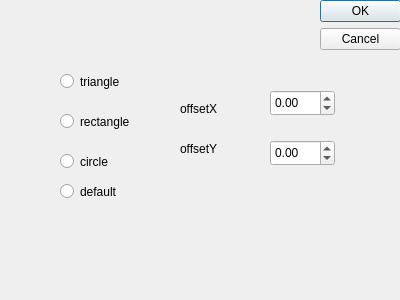
<?xml version="1.0" encoding="UTF-8"?>
<ui version="4.0">
 <class>DialogMove</class>
 <widget class="QDialog" name="DialogMove">
  <property name="geometry">
   <rect>
    <x>0</x>
    <y>0</y>
    <width>400</width>
    <height>300</height>
   </rect>
  </property>
  <property name="windowTitle">
   <string>Dialog</string>
  </property>
  <widget class="QDialogButtonBox" name="buttonBox">
   <property name="geometry">
    <rect>
     <x>320</x>
     <y>0</y>
     <width>81</width>
     <height>241</height>
    </rect>
   </property>
   <property name="orientation">
    <enum>Qt::Vertical</enum>
   </property>
   <property name="standardButtons">
    <set>QDialogButtonBox::Cancel|QDialogButtonBox::Ok</set>
   </property>
  </widget>
  <widget class="QRadioButton" name="rdBtnTriangle">
   <property name="geometry">
    <rect>
     <x>60</x>
     <y>70</y>
     <width>112</width>
     <height>23</height>
    </rect>
   </property>
   <property name="text">
    <string>triangle</string>
   </property>
  </widget>
  <widget class="QRadioButton" name="rdBtnRectangle">
   <property name="geometry">
    <rect>
     <x>60</x>
     <y>110</y>
     <width>112</width>
     <height>23</height>
    </rect>
   </property>
   <property name="text">
    <string>rectangle</string>
   </property>
  </widget>
  <widget class="QRadioButton" name="rdBtnCircle">
   <property name="geometry">
    <rect>
     <x>60</x>
     <y>150</y>
     <width>112</width>
     <height>23</height>
    </rect>
   </property>
   <property name="text">
    <string>circle</string>
   </property>
  </widget>
  <widget class="QRadioButton" name="rdBtnDefault">
   <property name="geometry">
    <rect>
     <x>60</x>
     <y>180</y>
     <width>112</width>
     <height>23</height>
    </rect>
   </property>
   <property name="text">
    <string>default</string>
   </property>
  </widget>
  <widget class="QLabel" name="label">
   <property name="geometry">
    <rect>
     <x>180</x>
     <y>100</y>
     <width>67</width>
     <height>17</height>
    </rect>
   </property>
   <property name="text">
    <string>offsetX</string>
   </property>
  </widget>
  <widget class="QLabel" name="label_2">
   <property name="geometry">
    <rect>
     <x>180</x>
     <y>140</y>
     <width>67</width>
     <height>17</height>
    </rect>
   </property>
   <property name="text">
    <string>offsetY</string>
   </property>
  </widget>
  <widget class="QDoubleSpinBox" name="offsetX">
   <property name="geometry">
    <rect>
     <x>270</x>
     <y>90</y>
     <width>65</width>
     <height>26</height>
    </rect>
   </property>
   <property name="minimum">
    <double>-99999.000000000000000</double>
   </property>
   <property name="maximum">
    <double>99999.000000000000000</double>
   </property>
  </widget>
  <widget class="QDoubleSpinBox" name="offsetY">
   <property name="geometry">
    <rect>
     <x>270</x>
     <y>140</y>
     <width>65</width>
     <height>26</height>
    </rect>
   </property>
   <property name="minimum">
    <double>-99999.000000000000000</double>
   </property>
   <property name="maximum">
    <double>99999.000000000000000</double>
   </property>
  </widget>
 </widget>
 <resources/>
 <connections>
  <connection>
   <sender>buttonBox</sender>
   <signal>accepted()</signal>
   <receiver>DialogMove</receiver>
   <slot>accept()</slot>
   <hints>
    <hint type="sourcelabel">
     <x>248</x>
     <y>254</y>
    </hint>
    <hint type="destinationlabel">
     <x>157</x>
     <y>274</y>
    </hint>
   </hints>
  </connection>
  <connection>
   <sender>buttonBox</sender>
   <signal>rejected()</signal>
   <receiver>DialogMove</receiver>
   <slot>reject()</slot>
   <hints>
    <hint type="sourcelabel">
     <x>316</x>
     <y>260</y>
    </hint>
    <hint type="destinationlabel">
     <x>286</x>
     <y>274</y>
    </hint>
   </hints>
  </connection>
 </connections>
</ui>
